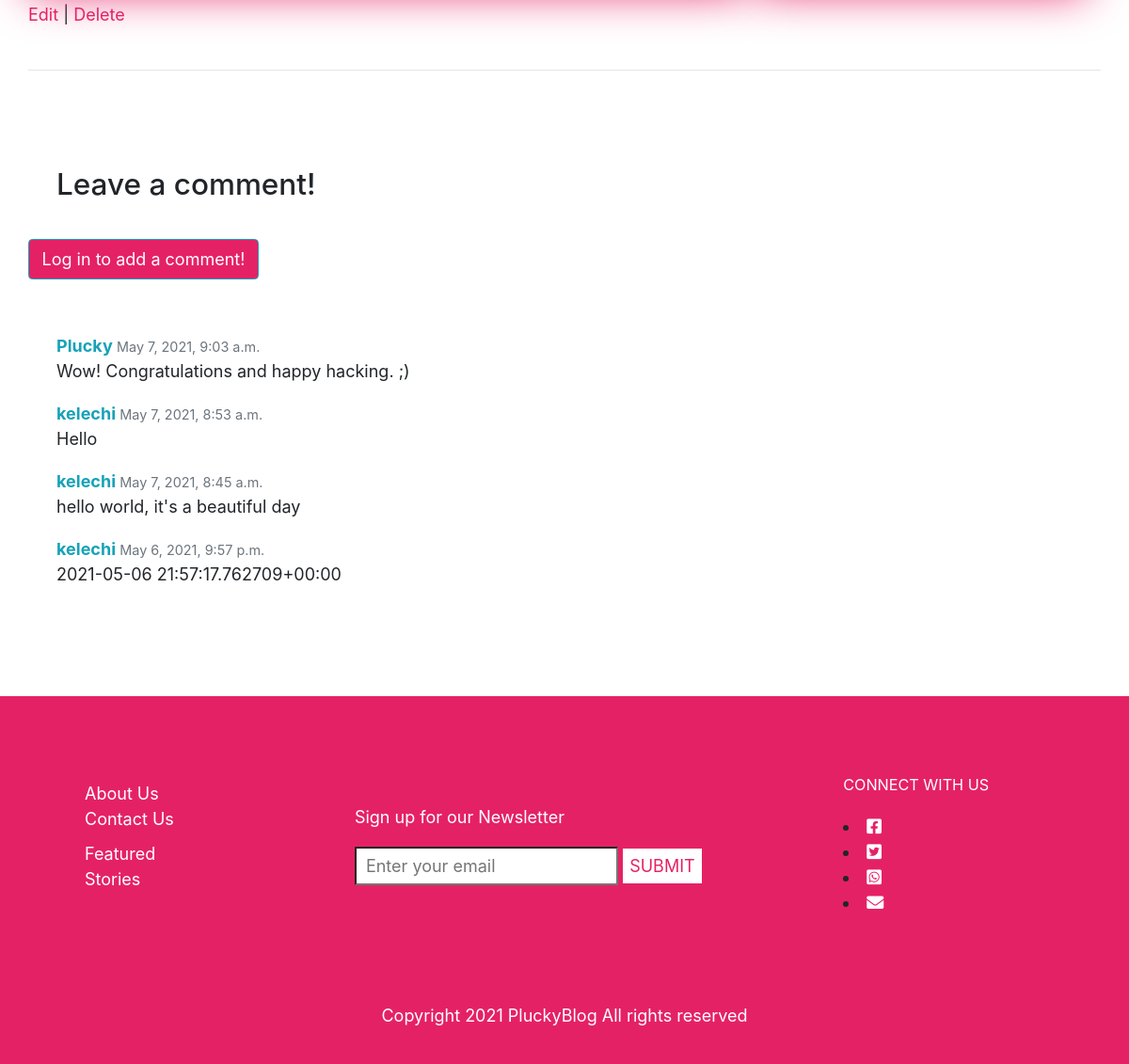
Before: /post/1/ (lower part) with the older database file.
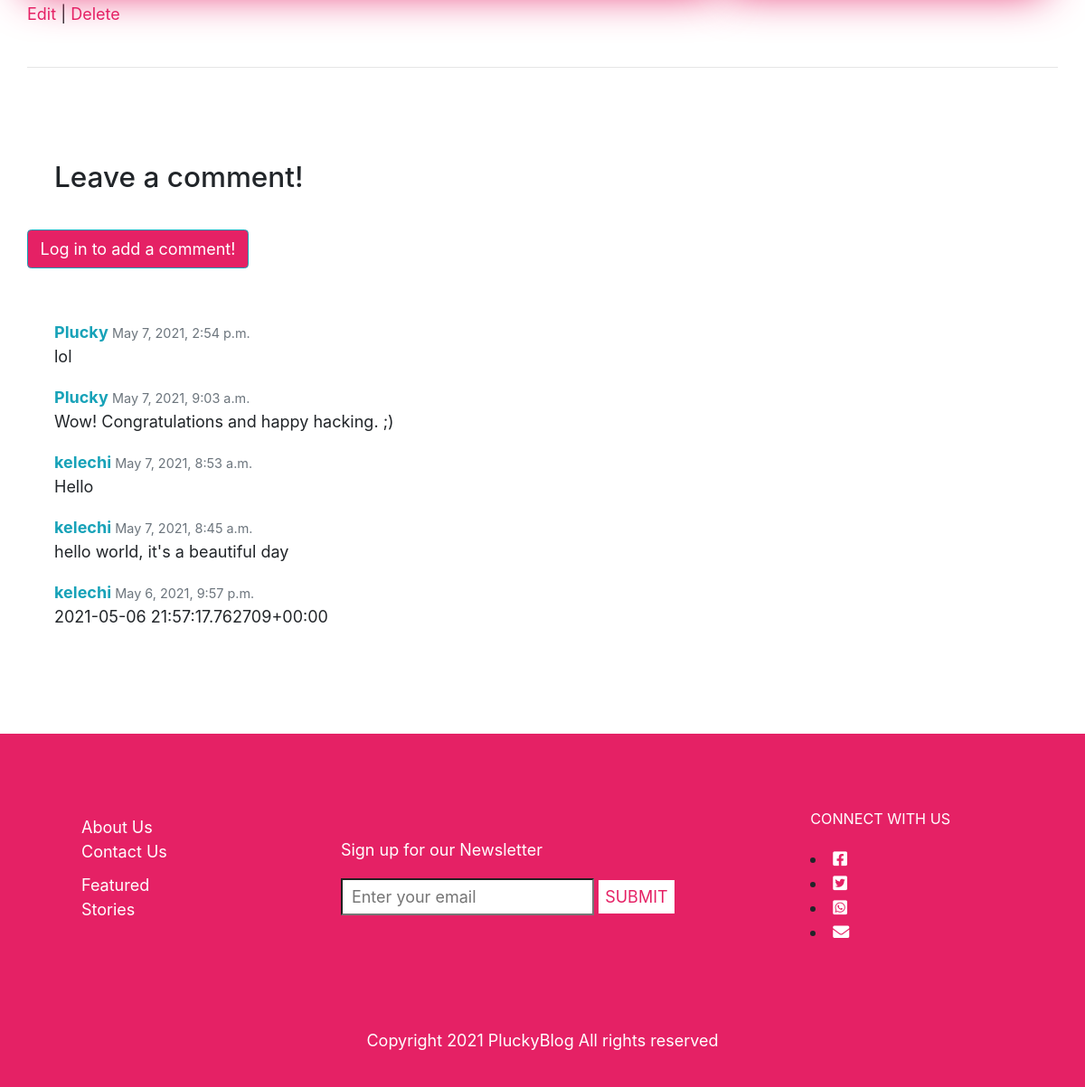
After: the same page with the newer database file.
### pluckyblog/models.py (models this page shows, shortened)
class Comment(models.Model):
    post_connected = models.ForeignKey(
        Post,
        on_delete=models.CASCADE,
        related_name='comments',
    )
    author = models.ForeignKey(
        get_user_model(),
        on_delete=models.CASCADE,
    )
    body = models.TextField()
    date_posted = models.DateTimeField(default=timezone.now)
    class Meta:
        ordering = ['date_posted']

### pluckyblog/views.py (the view, shortened to what this page needs)
# urls.py: path('post/<int:pk>/', BlogDetailView.as_view(),
class BlogDetailView(DetailView):
    model = Post
    template_name = 'post_detail.html'
    def get_context_data(self, **kwargs):
        data = super().get_context_data(**kwargs)
        comments_connected = Comment.objects.filter(
            post_connected=self.get_object()).order_by('-date_posted')
        data['comments'] = comments_connected
        if self.request.user.is_authenticated:
            data['comment_form'] = NewCommentForm(instance=self.request.user)
        return data

### templates/post_detail.html (shortened to what this page needs)
{% extends 'base.html' %} {% block content %}
<main>
  <a href="{% url 'post_edit' post.pk %}">Edit</a> |
  <a href="{% url 'post_delete' post.pk %}">Delete</a>
  <br /><br />
  <hr />
  <br /><br />
  <h3>Leave a comment!</h3>
  <div id="comments_section">
    {% if user.is_authenticated %}
    <form method="POST">
      {% csrf_token %}
      <div class="form-group">
        {{ comment_form }}
        <button class="btn btn-info" type="submit">
          Add comment <i class="fas fa-comments"></i>
        </button>
      </div>
    </form>
    {% else %}
    <a
      class="btn btn-outline-info"
      href="{% url 'login' %}?next={{request.path}}"
      >Log in to add a comment!</a
    ><br />
    {% endif %} {% if comments %}
    <br />
    <ul>
      {% for comment in comments %}
      <li>
        <div>
          <span>
            <strong class="text-info">{{ comment.author }} </strong>
            <small class="text-muted">{{ comment.date_posted }}</small>
          </span>
          <p>{{ comment.body|safe }}</p>
        </div>
      </li>
      {% endfor %}
    </ul>
    {% else %}
    <strong class="text-secondary">No comments yet...</strong>
    {% endif %}
  </div>
</main>
{% endblock content %}

Changed rows visible on the page:
added Comment: author "Plucky", date_posted "May 7, 2021, 2:54 p.m.", body "lol"
